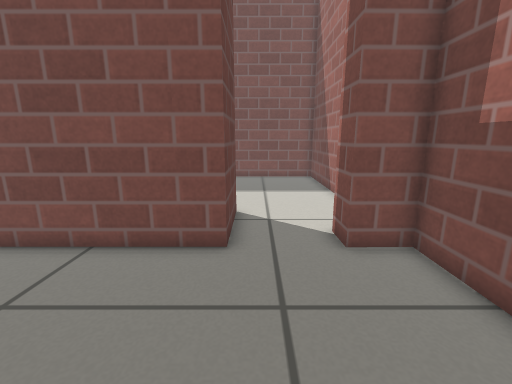
[1] (above)

16 first-person views from a walk through a world built for the Gazebo simulator. The camera is 0.59 m above the floor, tilts 12° down and sees 90° across. The floor is counted in squares, 0.2 m on a side. Each view is taken from the middle of a square. On the plan, view 1 faces up. The plan holds only what a view shows up to about 19 squares ahead; the rest is blank. Simple patterns stand in for the simulator's built-in surfaces.

[2]
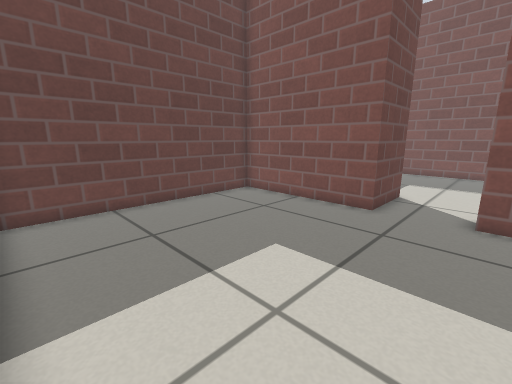

[3]
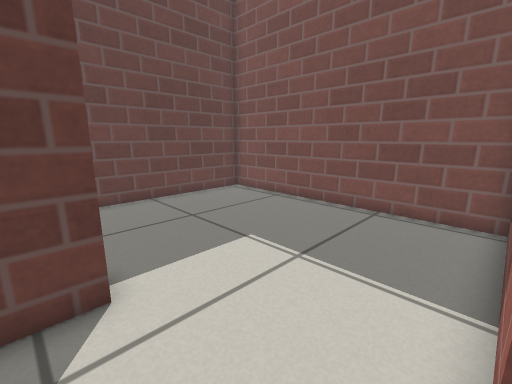

[4]
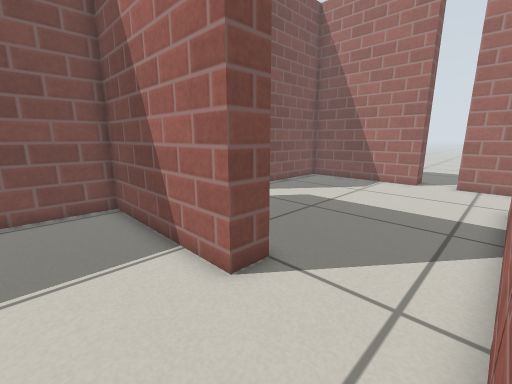

[5]
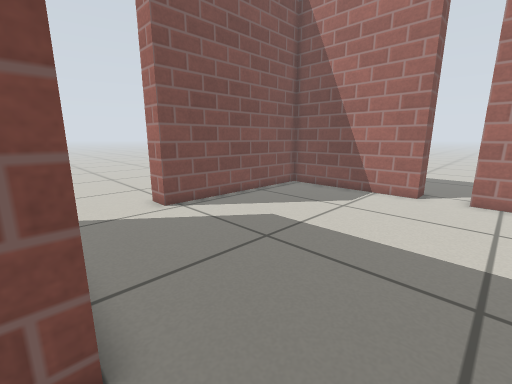

[6]
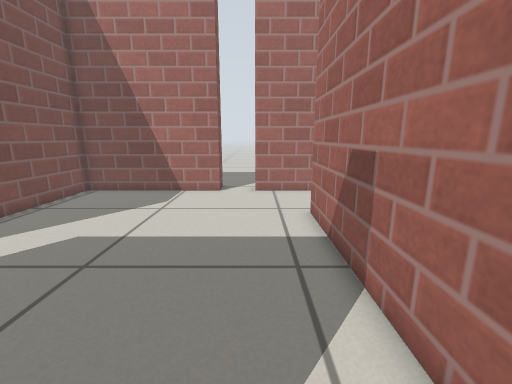

[7]
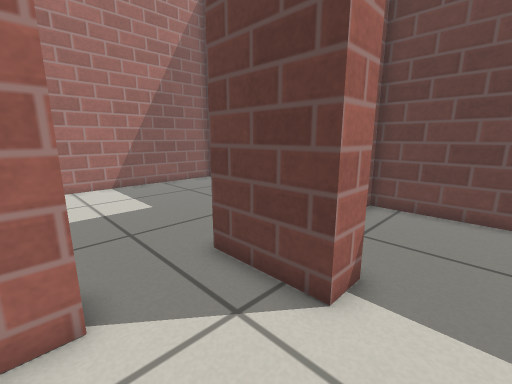

[8]
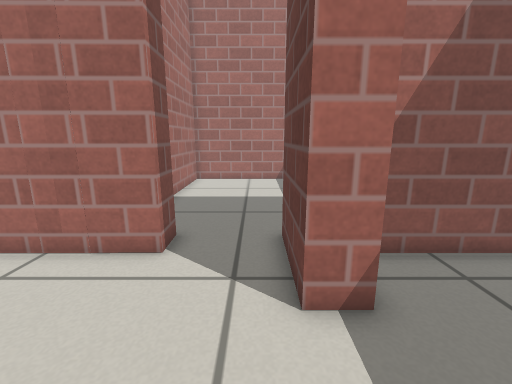

[9]
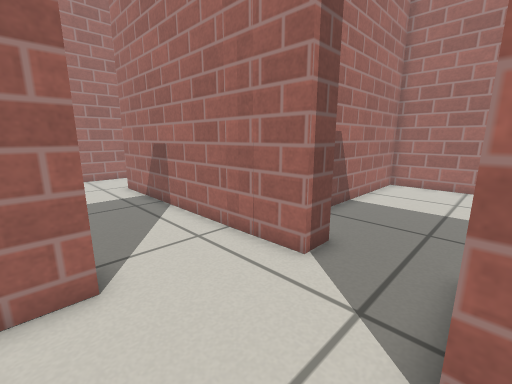

[10]
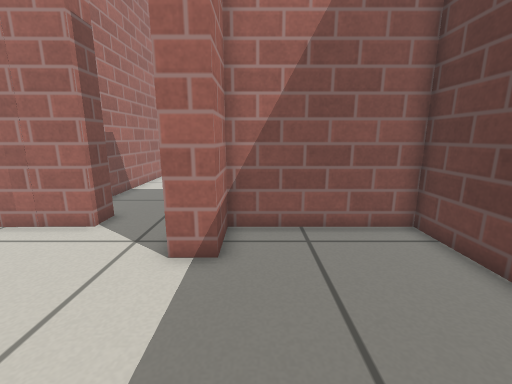

[11]
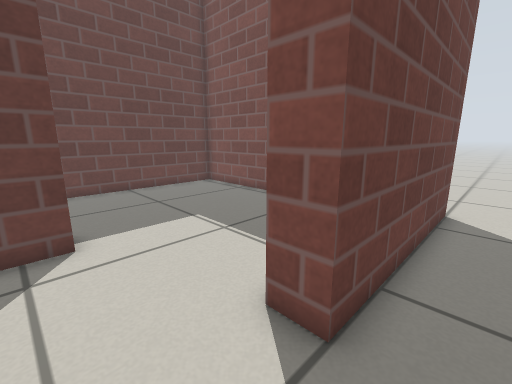

[12]
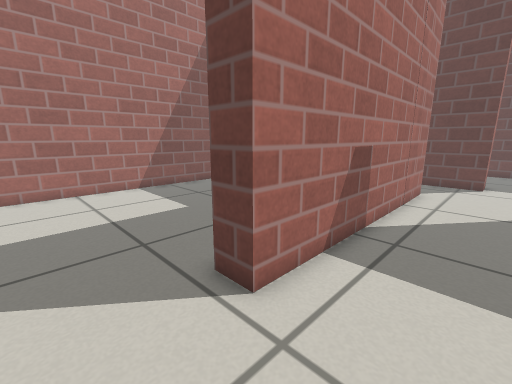

[13]
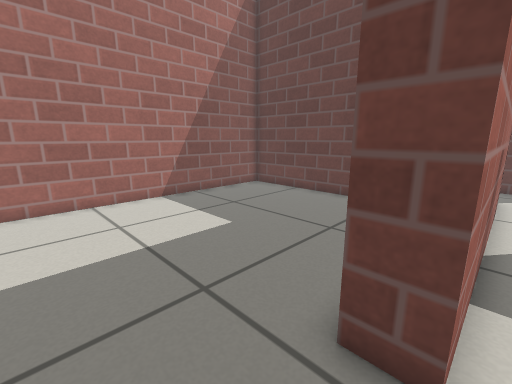

[14]
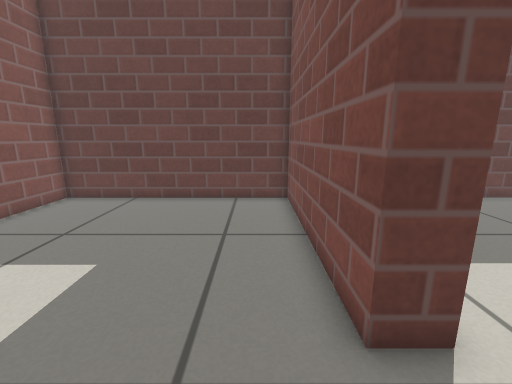

[15]
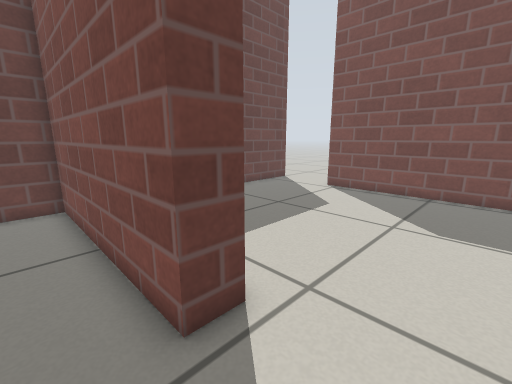

[16]
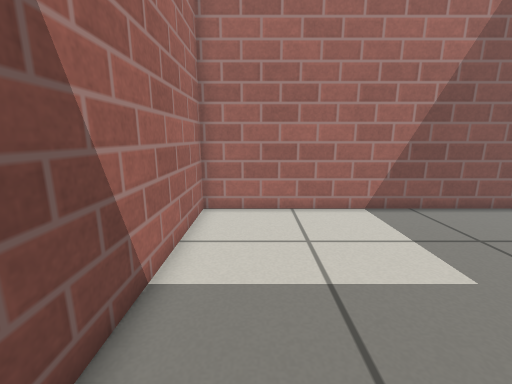

### Floor plan
Ten units are one square. View 1 is at (0, 0); x grows to the right and y downward. Boxes are objects, and circles mark ways between rooms. Rooms are numbered by the first view taken in them; rooms with no view inside come last. Other rooms are left out.
<svg viewBox="-88 -210 288 259">
<path fill="none" stroke="#000" d="M-8 -86 -8 -66 -83 -66 -83 44 42 44 42 -66 25 -66 24 -78M192 -120 192 -195 99 -195M56 -194 56 -120 42 -120M192 -86 192 -101M34 -78 149 -78M42 -120 42 -195 -83 -196 -83 -78 -21 -78 -21 -101 -8 -101 -8 -86M24 -78 34 -78M149 -78 149 -66 56 -66 56 44 192 44 192 -42M192 -64 192 -86"/>
<circle cx="10" cy="-75" r="3" fill="#2a7"/>
<circle cx="45" cy="-100" r="3" fill="#2a7"/>
<circle cx="170" cy="-75" r="3" fill="#2a7"/>
<text x="-20" y="-10">1</text>
<text x="120" y="-140">2</text>
<text x="-20" y="-140">3</text>
<text x="120" y="-10">4</text>
</svg>
Room 1 opens to room 3. Room 2 opens to room 3. Room 2 opens to room 4.

Where each view was taken, in squares from view 1:
view 1: 0 up, 0 right, facing up
view 2: 4 down, 3 right, facing up-left
view 3: 9 up, 4 right, facing up-left
view 4: 8 up, 1 right, facing up-right
view 5: 9 up, 5 right, facing up-right
view 6: 10 up, 5 right, facing right
view 7: 12 up, 3 right, facing down-left
view 8: 14 up, 0 right, facing down
view 9: 13 up, 1 left, facing down-right
view 10: 16 up, 3 left, facing down
view 11: 9 up, 7 right, facing up-left
view 12: 11 up, 18 right, facing down-left
view 13: 8 up, 18 right, facing down-left
view 14: 5 up, 18 right, facing left
view 15: 5 up, 18 right, facing up-left
view 16: 6 up, 17 right, facing down
